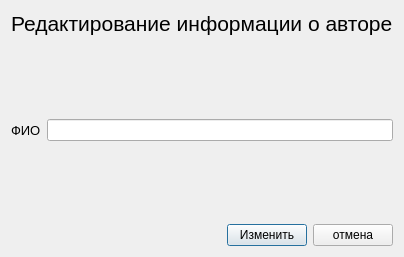
<?xml version="1.0" encoding="UTF-8"?>
<ui version="4.0">
 <class>Dialog</class>
 <widget class="QDialog" name="Dialog">
  <property name="geometry">
   <rect>
    <x>0</x>
    <y>0</y>
    <width>400</width>
    <height>257</height>
   </rect>
  </property>
  <property name="sizePolicy">
   <sizepolicy hsizetype="Fixed" vsizetype="Fixed">
    <horstretch>0</horstretch>
    <verstretch>0</verstretch>
   </sizepolicy>
  </property>
  <property name="maximumSize">
   <size>
    <width>400</width>
    <height>257</height>
   </size>
  </property>
  <property name="windowTitle">
   <string>Dialog</string>
  </property>
  <layout class="QVBoxLayout" name="verticalLayout">
   <item>
    <widget class="QLabel" name="label">
     <property name="font">
      <font>
       <pointsize>16</pointsize>
      </font>
     </property>
     <property name="text">
      <string>Редактирование информации о авторе</string>
     </property>
    </widget>
   </item>
   <item>
    <spacer name="verticalSpacer_2">
     <property name="orientation">
      <enum>Qt::Vertical</enum>
     </property>
     <property name="sizeHint" stdset="0">
      <size>
       <width>20</width>
       <height>40</height>
      </size>
     </property>
    </spacer>
   </item>
   <item>
    <layout class="QFormLayout" name="formLayout">
     <item row="0" column="0">
      <widget class="QLabel" name="label_2">
       <property name="font">
        <font>
         <pointsize>10</pointsize>
        </font>
       </property>
       <property name="text">
        <string>ФИО</string>
       </property>
      </widget>
     </item>
     <item row="0" column="1">
      <widget class="QLineEdit" name="lineEdit"/>
     </item>
    </layout>
   </item>
   <item>
    <spacer name="verticalSpacer">
     <property name="orientation">
      <enum>Qt::Vertical</enum>
     </property>
     <property name="sizeHint" stdset="0">
      <size>
       <width>20</width>
       <height>40</height>
      </size>
     </property>
    </spacer>
   </item>
   <item>
    <layout class="QHBoxLayout" name="horizontalLayout">
     <item>
      <spacer name="horizontalSpacer">
       <property name="orientation">
        <enum>Qt::Horizontal</enum>
       </property>
       <property name="sizeHint" stdset="0">
        <size>
         <width>40</width>
         <height>20</height>
        </size>
       </property>
      </spacer>
     </item>
     <item>
      <widget class="QPushButton" name="ok_btn">
       <property name="text">
        <string>Изменить</string>
       </property>
      </widget>
     </item>
     <item>
      <widget class="QPushButton" name="cancel_btn">
       <property name="text">
        <string>отмена</string>
       </property>
      </widget>
     </item>
    </layout>
   </item>
  </layout>
 </widget>
 <resources/>
 <connections/>
</ui>
